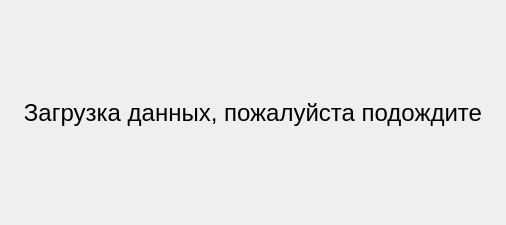
<?xml version="1.0" encoding="UTF-8"?>
<ui version="4.0">
 <class>MainWindow</class>
 <widget class="QMainWindow" name="MainWindow">
  <property name="geometry">
   <rect>
    <x>0</x>
    <y>0</y>
    <width>506</width>
    <height>225</height>
   </rect>
  </property>
  <property name="windowTitle">
   <string>Загрузка</string>
  </property>
  <widget class="QWidget" name="centralwidget">
   <layout class="QGridLayout" name="gridLayout">
    <item row="0" column="0">
     <widget class="QLabel" name="label">
      <property name="font">
       <font>
        <family>Arial</family>
        <pointsize>18</pointsize>
       </font>
      </property>
      <property name="text">
       <string>Загрузка данных, пожалуйста подождите</string>
      </property>
      <property name="alignment">
       <set>Qt::AlignCenter</set>
      </property>
     </widget>
    </item>
   </layout>
  </widget>
 </widget>
 <resources/>
 <connections/>
</ui>
